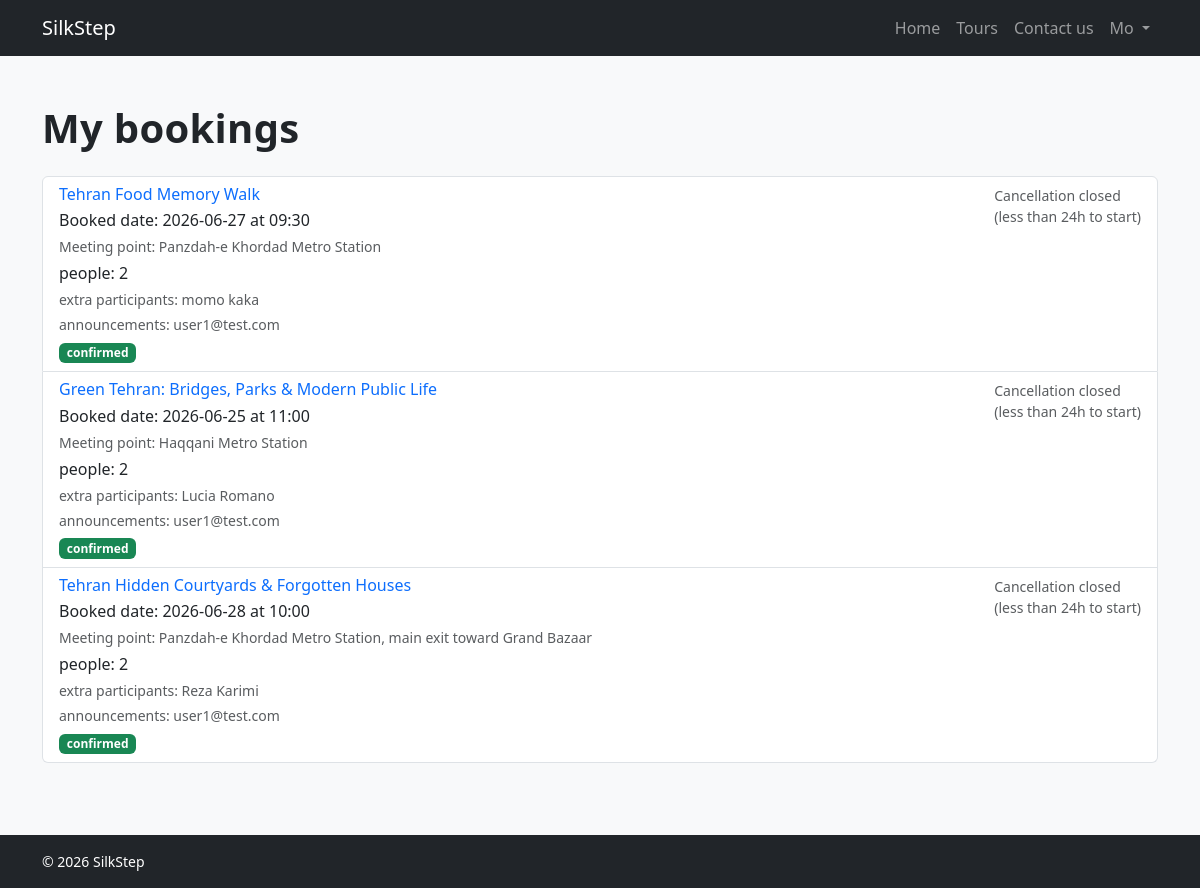
/my-bookings (signed in), run on the app's committed database.
### tables this page shows
CREATE TABLE users (
    id INTEGER PRIMARY KEY AUTOINCREMENT,
    name TEXT NOT NULL,
    surname TEXT NOT NULL,
    email TEXT NOT NULL UNIQUE,
    password TEXT NOT NULL,
    role TEXT NOT NULL CHECK(role IN ('guide', 'participant', 'admin'))
);

CREATE TABLE bookings (
    id INTEGER PRIMARY KEY AUTOINCREMENT,
    tour_id INTEGER NOT NULL,
    participant_id INTEGER NOT NULL,
    tour_date TEXT NOT NULL,
    status TEXT NOT NULL DEFAULT 'confirmed',
    created_at TEXT DEFAULT CURRENT_TIMESTAMP, party_size INTEGER NOT NULL DEFAULT 1, notes TEXT, announce_email TEXT, announce_phone TEXT,
    FOREIGN KEY (tour_id) REFERENCES tours(id),
    FOREIGN KEY (participant_id) REFERENCES users(id)
);

CREATE TABLE tours (
    id INTEGER PRIMARY KEY AUTOINCREMENT,
    title TEXT NOT NULL,
    schedule TEXT NOT NULL,
    duration TEXT NOT NULL,
    summary TEXT NOT NULL
, guide_id INTEGER, meeting_point TEXT, max_participants INTEGER DEFAULT 15, photo_url TEXT, meeting_map_link TEXT, duration_minutes INTEGER);

CREATE TABLE booking_guests (
    id INTEGER PRIMARY KEY AUTOINCREMENT,
    booking_id INTEGER NOT NULL,
    first_name TEXT NOT NULL,
    last_name TEXT NOT NULL,
    FOREIGN KEY (booking_id) REFERENCES bookings(id) ON DELETE CASCADE
);

### app.py (the view)
@app.route("/my-bookings")
def my_bookings():
    if not current_user.is_authenticated or current_user.role != "participant":
        return redirect(url_for("home"))
    now = datetime.now()
    bookings = [dict(r) for r in bookings_dao.get_bookings_by_participant(current_user.id)]
    for booking in bookings:
        booking["guests"] = [
            dict(g) for g in bookings_dao.get_guests_for_booking(booking["id"])
        ]
        start_dt = booking_start_datetime(booking["tour_id"], booking["tour_date"])
        booking["start_time"] = start_dt.strftime("%H:%M") if start_dt else ""
        booking["can_cancel"] = bool(start_dt and start_dt - now >= timedelta(hours=24))
    return render_template(
        "my_bookings.html",
        bookings=bookings,
        page_error=request.args.get("error", ""),
    )

### app.py (called while the page is built)
@login_manager.user_loader
def load_user(user_id):
    row = users_dao.get_user_by_id(int(user_id))
    return User(row) if row else None

### bookings_dao.py (called while the page is built)
def get_guests_for_booking(booking_id):
    conn = sqlite3.connect(DB_PATH)
    conn.row_factory = sqlite3.Row
    rows = conn.execute(
        """
        SELECT first_name, last_name
        FROM booking_guests
        WHERE booking_id = ?
        ORDER BY id
        """,
        (booking_id,),
    ).fetchall()
    conn.close()
    return rows

def get_bookings_by_participant(participant_id):
    conn = sqlite3.connect(DB_PATH)
    conn.row_factory = sqlite3.Row
    rows = conn.execute(
        """
        SELECT b.id, b.tour_id, b.tour_date, b.party_size, b.notes, b.status, b.created_at,
               b.announce_email, b.announce_phone,
               t.title AS tour_title, t.schedule AS tour_schedule,
               t.meeting_point AS meeting_point
        FROM bookings b
        JOIN tours t ON t.id = b.tour_id
        WHERE b.participant_id = ?
        ORDER BY b.id DESC
        """,
        (participant_id,),
    ).fetchall()
    conn.close()
    return rows

### helpers.py (called while the page is built)
def booking_start_datetime(tour_id, tour_date):
    try:
        day = datetime.strptime(tour_date, "%Y-%m-%d").date()
    except (TypeError, ValueError):
        return None
    start_time = tour_schedule_dao.get_start_time(tour_id, day.weekday())
    if not start_time:
        return None
    try:
        hour, minute = (int(part) for part in start_time.split(":"))
    except ValueError:
        hour, minute = 0, 0
    return datetime(day.year, day.month, day.day, hour, minute)

### tour_schedule_dao.py (called while the page is built)
def get_start_time(tour_id, weekday):
    conn = sqlite3.connect(DB_PATH)
    row = conn.execute(
        "SELECT start_time FROM tour_schedule WHERE tour_id = ? AND weekday = ?",
        (tour_id, weekday),
    ).fetchone()
    conn.close()
    return row[0] if row else None

### users_dao.py (called while the page is built)
def get_user_by_id(user_id):
    conn = sqlite3.connect(DB_PATH)
    conn.row_factory = sqlite3.Row
    row = conn.execute("SELECT * FROM users WHERE id = ?", (user_id,)).fetchone()
    conn.close()
    return row

### templates/my_bookings.html (shortened to what this page needs)
{% extends "base.html" %}
{% block content %}
<section class="container py-5">
  <h1 class="mb-4">My bookings</h1>
  {% if bookings %}
    <div class="list-group">
      {% for b in bookings %}
        <div class="list-group-item">
          <div class="d-flex justify-content-between align-items-start">
            <div>
              <h2 class="h6 mb-1">
                <a href="{{ url_for('tour_detail', tour_id=b.tour_id) }}" class="text-decoration-none">
                  {{ b.tour_title }}
                </a>
              </h2>
              <p class="mb-1">Booked date: {{ b.tour_date }}{% if b.start_time %} at {{ b.start_time }}{% endif %}</p>
              {% if b.meeting_point %}
                <p class="mb-1 text-muted small">Meeting point: {{ b.meeting_point }}</p>
              {% endif %}
              {% if b.party_size %}
                <p class="mb-1">people: {{ b.party_size }}</p>
              {% endif %}
              {% if b.guests %}
                <p class="mb-1 text-muted small">
                  extra participants:
                  {% for g in b.guests %}
                    {{ g.first_name }} {{ g.last_name }}{% if not loop.last %}, {% endif %}
                  {% endfor %}
                </p>
              {% endif %}
              {% if b.announce_email or b.announce_phone %}
                <p class="mb-1 text-muted small">
                  announcements:
                  {% if b.announce_email %}{{ b.announce_email }}{% endif %}
                </p>
              {% endif %}
              <span class="badge bg-success">{{ b.status }}</span>
            </div>
            {% if b.can_cancel %}
              <form method="POST" action="{{ url_for('cancel_booking', booking_id=b.id) }}">
                <button type="submit" class="btn btn-outline-danger btn-sm"
                        onclick="return confirm('Cancel this booking?');">
                  Cancel
                </button>
              </form>
            {% else %}
              <span class="text-muted small">Cancellation closed<br>(less than 24h to start)</span>
            {% endif %}
          </div>
        </div>
      {% endfor %}
    </div>
  {% else %}
    <p>No bookings yet. <a href="{{ url_for('tours') }}">Browse tours</a></p>
  {% endif %}
</section>
{% endblock %}

### templates/base.html (shortened to what this page needs)
<!DOCTYPE html>
<html lang="en">
<head>
  <link href="https://cdn.jsdelivr.net/npm/bootstrap@5.3.0/dist/css/bootstrap.min.css" rel="stylesheet">
  <link rel="stylesheet" href="{{ url_for('static', filename='css/style.css') }}">
</head>
<body>
  <nav class="navbar navbar-expand-lg navbar-dark bg-dark">
    <div class="container">
      <a class="navbar-brand" href="{{ url_for('home') }}">SilkStep</a>
      <div class="collapse navbar-collapse" id="mainNav">
        <ul class="navbar-nav ms-auto align-items-lg-center">
          <li class="nav-item">
            <a class="nav-link" href="{{ url_for('home') }}">Home</a>
          </li>
          <li class="nav-item">
            <a class="nav-link" href="{{ url_for('tours') }}">Tours</a>
          </li>
          <li class="nav-item">
            <a class="nav-link" href="{{ url_for('contact') }}">Contact us</a>
          </li>
          {% if current_user.is_authenticated %}
          <li class="nav-item dropdown">
            <a class="nav-link dropdown-toggle" href="#" role="button"
               data-bs-toggle="dropdown" aria-expanded="false">
              {{ current_user.name }}
            </a>
          </li>
          {% else %}
          <li class="nav-item">
            <a class="nav-link" href="{{ url_for('login') }}">Login</a>
          </li>
          {% endif %}
        </ul>
      </div>
    </div>
  </nav>
  <main>
    {% block content %}{% endblock %}
  </main>
  <footer class="bg-dark text-white py-3 mt-4">
    <div class="container small">&copy; 2026 SilkStep</div>
  </footer>
</body>
</html>

### static/css/style.css (style rules this page uses)
body { background-color: #f8f9fa; color: #212529; }
h1 { font-weight: 700; letter-spacing: 0.3px; }

### data on the page
users: name "Mo"
bookings: tour_title "Tehran Food Memory Walk", tour_date "2026-06-27", start_time "09:30", meeting_point "Panzdah-e Khordad Metro Station", party_size "2", announce_email "user1@test.com", status "confirmed"
booking_guests: first_name "momo", last_name "kaka"
bookings: tour_title "Green Tehran: Bridges, Parks & Modern Public Life", tour_date "2026-06-25", start_time "11:00", meeting_point "Haqqani Metro Station", party_size "2", announce_email "user1@test.com", status "confirmed"
booking_guests: first_name "Lucia", last_name "Romano"
bookings: tour_title "Tehran Hidden Courtyards & Forgotten Houses", tour_date "2026-06-28", start_time "10:00", meeting_point "Panzdah-e Khordad Metro Station, main exit toward Grand Bazaar", party_size "2", announce_email "user1@test.com", status "confirmed"
booking_guests: first_name "Reza", last_name "Karimi"
